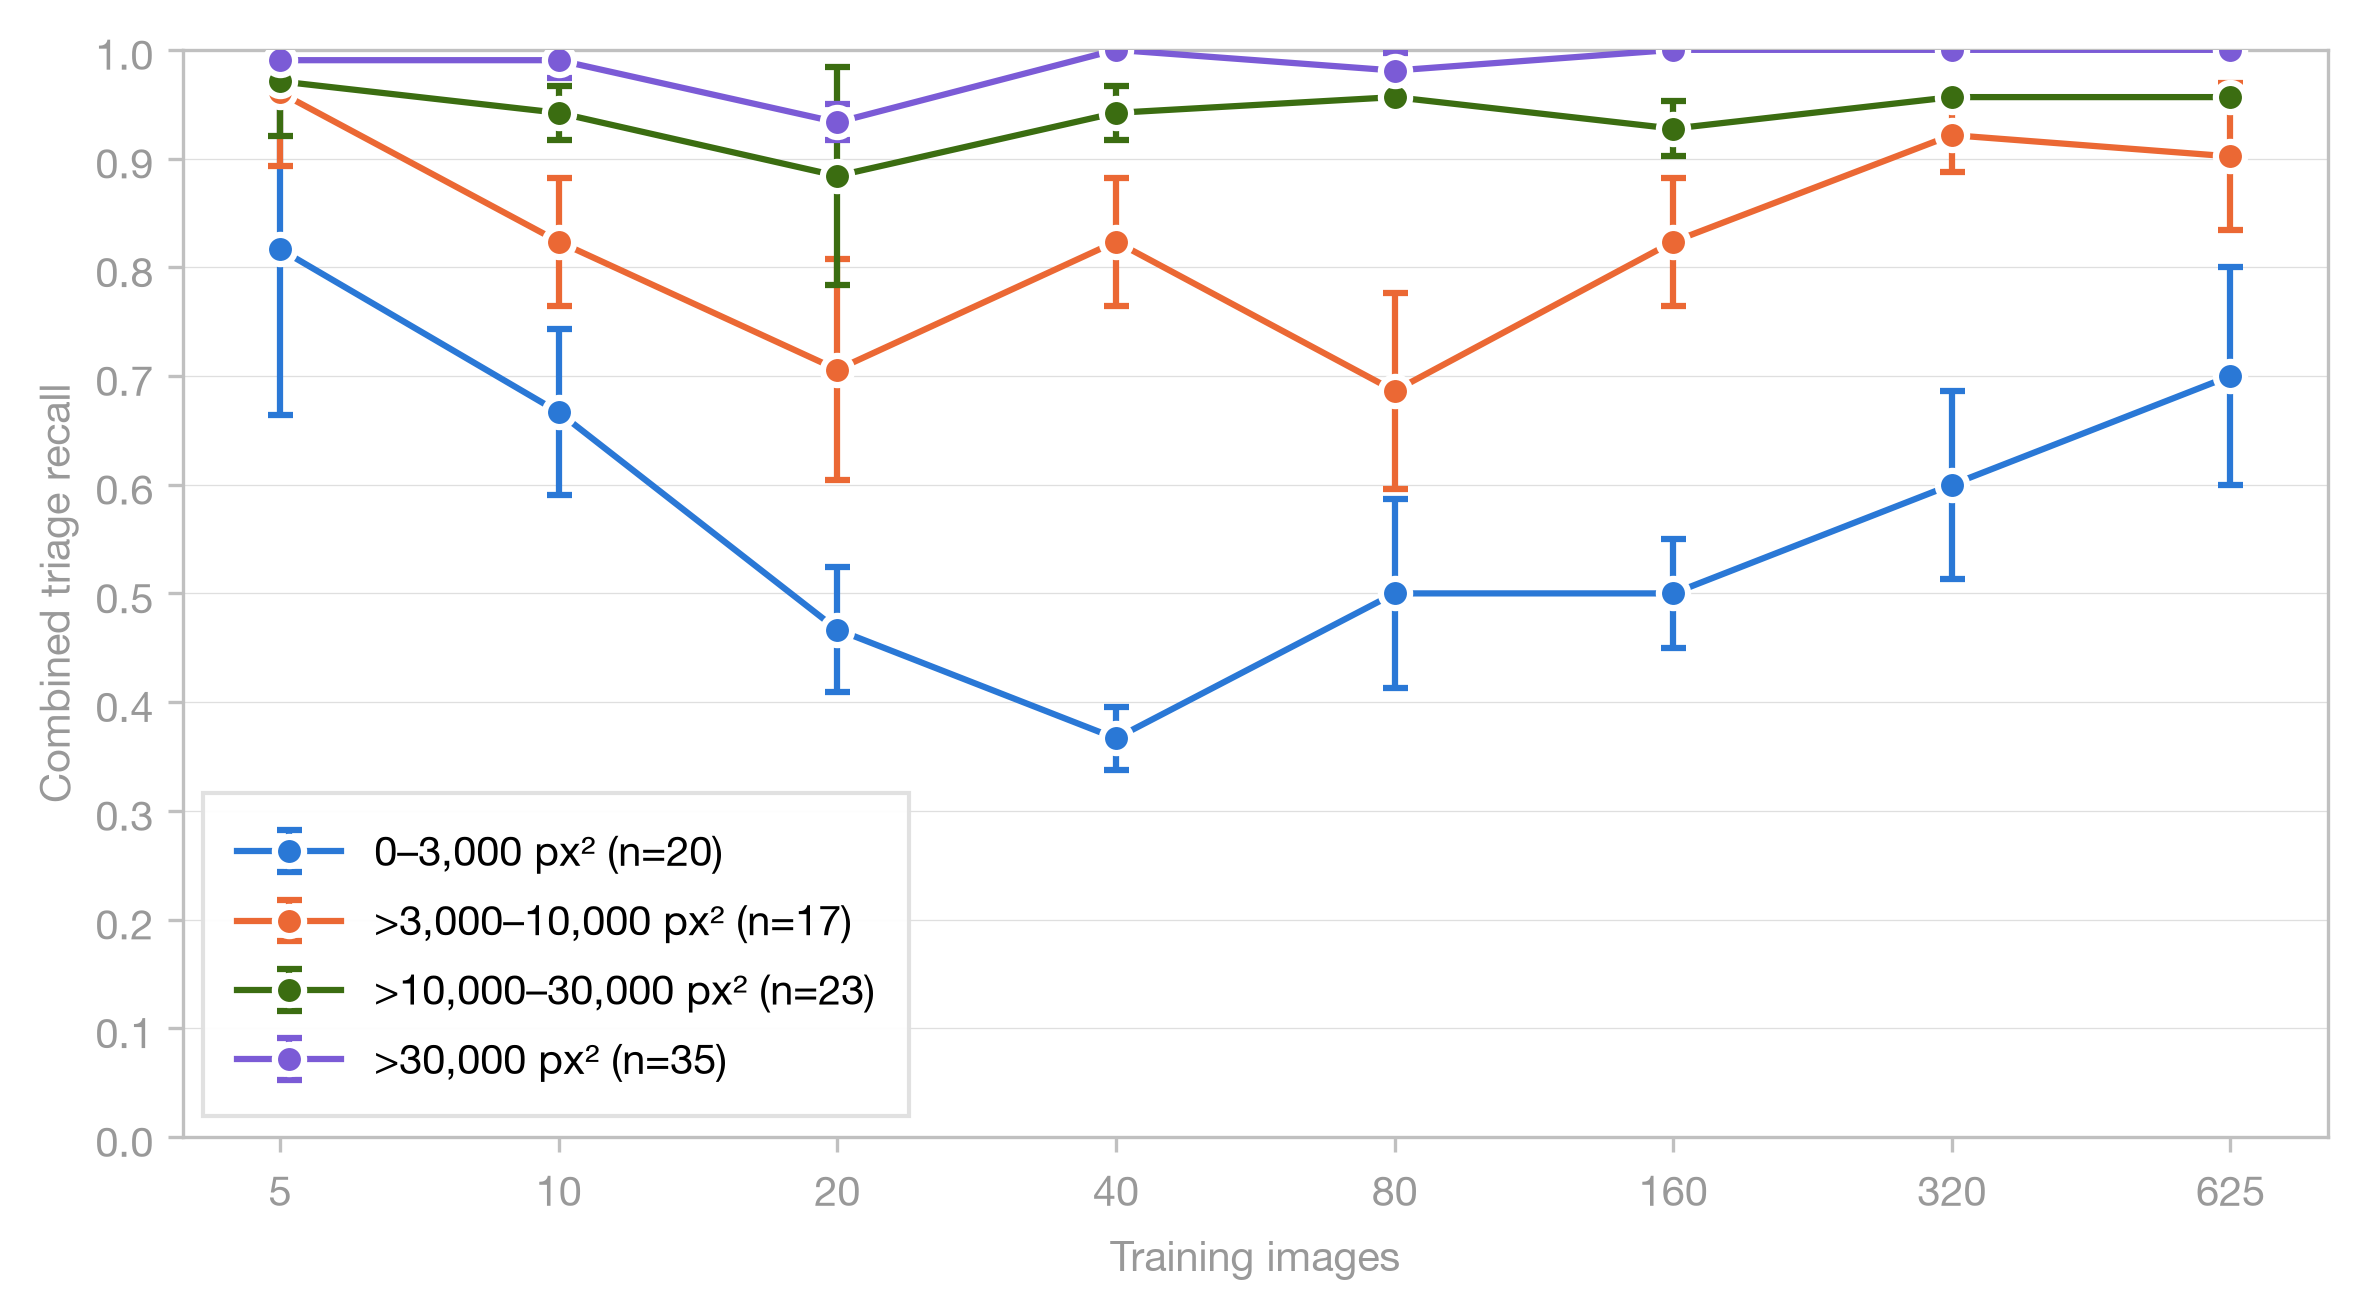

The Python source for this figure:
"""Case-level triage detection by training size and ground-truth mass area.

Uses canonical data-scaling test predictions at final checkpoints. Outputs
terminal tables, Markdown, JSON, PNG, and PDF with mean ± sample SD across seeds.

Run from the project root:
    python analysis/data_scaling/evaluate_mass_size_vs_detection/evaluate_mass_size_vs_detection_triage.py
"""

import json
import sys
from collections import defaultdict
from pathlib import Path
from statistics import mean, stdev

import matplotlib
matplotlib.use("Agg")
import matplotlib.pyplot as plt
import matplotlib.ticker as ticker

SCRIPT_DIR = Path(__file__).resolve().parent
PROJECT_ROOT = SCRIPT_DIR.parents[2]
if str(PROJECT_ROOT) not in sys.path:
    sys.path.insert(0, str(PROJECT_ROOT))

from analysis.predictions_dataset.constants import MIN_PRED_AREA_FRACTION
from analysis.predictions_dataset.load_predictions_dataset import (
    DatasetValidationError,
    load_predictions_dataset,
)

FLAG_FIELD = "triage_detection_flag"
NORMAL_FLAG_FIELD = "triage_detection_flag"
OUT_BASE = "evaluate_mass_size_vs_detection_triage"
TITLE = "Case-level triage-based detection by training size and mass size"
DEFINITION = (
    "A mass-present case is detected if the model predicts any retained mass "
    "anywhere on the image. No overlap or localization is required; "
    "an IoU threshold does not apply."
)
DEFINITION_METADATA = {"triage_definition": "any retained mass (no overlap required)"}
DETECTION_LABEL = "Triage Detection"
Y_LABEL = "Combined triage recall"
NOISE_FLOOR = f"{MIN_PRED_AREA_FRACTION * 100:g}% of image area"
EXPERIMENT_NAME = "data_scaling"
EVALUATION_SPLIT = "test"
CHECKPOINT = "final"
SEEDS = [42, 43, 44]
SIZES = [5, 10, 20, 40, 80, 160, 320, 625]
GROUPS = [("All masses", "combined"), ("Malignant masses", "malignant"), ("Benign masses", "benign")]
MASS_BINS = [
    ("0–3,000 px²", 0, 3001),
    (">3,000–10,000 px²", 3001, 10001),
    (">10,000–30,000 px²", 10001, 30001),
    (">30,000 px²", 30001, None),
]
BIN_COLORS = ["#2a78d6", "#eb6834", "#3b6d11", "#7B5BD6"]

plt.rcParams.update({
    "font.family": "sans-serif",
    "font.sans-serif": ["Helvetica Neue", "Helvetica", "Arial", "sans-serif"],
    "font.size": 10,
    "font.weight": "400",
    "axes.labelsize": 10,
    "axes.labelcolor": "#999999",
    "xtick.labelsize": 10,
    "ytick.labelsize": 10,
    "xtick.color": "#999999",
    "ytick.color": "#999999",
    "legend.fontsize": 10,
    "legend.framealpha": 0.95,
    "legend.edgecolor": "#e0e0e0",
    "grid.linewidth": 0.3,
    "grid.alpha": 0.4,
    "figure.facecolor": "white",
    "axes.facecolor": "white",
    "axes.spines.top": True,
    "axes.spines.right": True,
})


def select_runs(rows):
    runs = defaultdict(list)
    for row in rows:
        if (
            row.experiment_name == EXPERIMENT_NAME
            and row.evaluation_split == EVALUATION_SPLIT
            and row.checkpoint == CHECKPOINT
            and row.training_set_size in SIZES
            and row.seed in SEEDS
        ):
            runs[row.training_set_size, row.seed].append(row)

    reference_cases = None
    for size in SIZES:
        for seed in SEEDS:
            run = runs[size, seed]
            if not run:
                raise DatasetValidationError(f"Missing scaling run: size={size}, seed={seed}")
            if len({row.configuration_id for row in run}) != 1:
                raise DatasetValidationError(f"Multiple configurations: size={size}, seed={seed}")
            cases = {
                row.image_id: (
                    row.pathology, row.mass_present, row.ground_truth_mass_area_px,
                    row.image_height_px, row.image_width_px, row.reference_path,
                    row.original_data_path, row.evaluation_unit,
                )
                for row in run
            }
            if len(cases) != len(run):
                raise DatasetValidationError(f"Duplicate cases: size={size}, seed={seed}")
            if reference_cases is None:
                reference_cases = cases
            if cases != reference_cases:
                raise DatasetValidationError(f"Test cases differ: size={size}, seed={seed}")
            for row in run:
                if row.pathology in ("malignant", "benign"):
                    if (not row.mass_present or row.ground_truth_mass_area_px <= 0
                            or not isinstance(getattr(row, FLAG_FIELD), bool)):
                        raise DatasetValidationError(f"Invalid mass case: {row.image_id}")
                elif row.pathology == "normal":
                    if (row.mass_present or row.ground_truth_mass_area_px != 0
                            or not isinstance(getattr(row, NORMAL_FLAG_FIELD), bool)):
                        raise DatasetValidationError(f"Invalid normal case: {row.image_id}")
                else:
                    raise DatasetValidationError(f"Unknown pathology: {row.pathology}")
    return runs


def mass_cases_in_bin(rows, positive_class, low, high):
    return [
        row for row in rows
        if row.mass_present
        and (positive_class == "combined" or row.pathology == positive_class)
        and row.ground_truth_mass_area_px >= low
        and (high is None or row.ground_truth_mass_area_px < high)
    ]


def evaluate_bin(rows, positive_class, low, high):
    positives = mass_cases_in_bin(rows, positive_class, low, high)
    normal_cases = [row for row in rows if row.pathology == "normal"]
    if not positives or not normal_cases:
        raise DatasetValidationError(
            f"Missing mass-bin or normal cases: group={positive_class}, bin=[{low}, {high})"
        )
    return (
        mean(getattr(row, FLAG_FIELD) for row in positives),
        mean(getattr(row, NORMAL_FLAG_FIELD) for row in normal_cases),
    )


def summarize_sizes_by_bin(runs, positive_class):
    result = {}
    for label, low, high in MASS_BINS:
        metrics = {
            "Detection": {"mean": [], "std": []},
            "False positive rate": {"mean": [], "std": []},
        }
        for size in SIZES:
            values = [evaluate_bin(runs[size, seed], positive_class, low, high) for seed in SEEDS]
            for metric, per_seed in zip(metrics.values(), zip(*values)):
                metric["mean"].append(mean(per_seed))
                metric["std"].append(stdev(per_seed))
        result[label] = metrics
    return result


def fmt(metric, index):
    return f"{metric['mean'][index]:.3f} ± {metric['std'][index]:.3f}"


def main():
    data = load_predictions_dataset()
    runs = select_runs(data.rows)
    stats = {group: summarize_sizes_by_bin(runs, group) for _, group in GROUPS}
    reference_rows = runs[SIZES[0], SEEDS[0]]
    bin_counts = {
        group: {
            label: len(mass_cases_in_bin(reference_rows, group, low, high))
            for label, low, high in MASS_BINS
        }
        for _, group in GROUPS
    }
    description = (
        "Data-scaling test runs: seeds 42/43/44, final checkpoints, "
        f"training sizes {', '.join(map(str, SIZES))}. Noise floor {NOISE_FLOOR}. "
        "Mass-present cases split by ground_truth_mass_area_px into four bins. "
        "Values are mean ± sample SD across seeds."
    )
    payload = {
        "title": TITLE,
        "description": description,
        "noise_floor": NOISE_FLOOR,
        **DEFINITION_METADATA,
        "mass_bins": [{"label": label, "low": low, "high": high} for label, low, high in MASS_BINS],
        "bin_counts": bin_counts,
        "dataset_snapshot_id": data.snapshot_id,
        "experiment_name": EXPERIMENT_NAME,
        "evaluation_split": EVALUATION_SPLIT,
        "checkpoint": CHECKPOINT,
        "seeds": SEEDS,
        "training_set_sizes": SIZES,
        **stats,
    }
    (SCRIPT_DIR / f"{OUT_BASE}.json").write_text(
        json.dumps(payload, indent=2, allow_nan=False) + "\n", encoding="utf-8"
    )
    lines = [
        f"# {TITLE}", "", description, "",
        f"Dataset snapshot: `{data.snapshot_id}`.", "", DEFINITION, "",
        "Area-bin lower bounds are inclusive and upper bounds exclusive: "
        "[0, 3001), [3001, 10001), [10001, 30001), [30001, ∞) pixels².", "",
        "False-positive rates use all normal cases, not mass-size bins, and are "
        "identical across bins and pathology groups at each training size. "
        "A normal case with any retained predicted mass component is a false alarm.", "",
        "The plot shows combined recall for each mass-size bin; error bars are "
        "sample SD across the three seeds. Training sizes are equally spaced.", "",
    ]
    for title, group in GROUPS:
        lines.extend([f"## {title}", ""])
        for label, _, _ in MASS_BINS:
            metrics = stats[group][label]
            lines.extend([
                f"### {label} (n={bin_counts[group][label]})", "",
                f"| Training size | {DETECTION_LABEL} | Normal cases FP rate |",
                "|--------------:|----------:|---------------------:|",
            ])
            for index, size in enumerate(SIZES):
                lines.append(
                    f"| {size} | {fmt(metrics['Detection'], index)} | "
                    f"{fmt(metrics['False positive rate'], index)} |"
                )
            lines.append("")
    report = "\n".join(lines)
    (SCRIPT_DIR / f"{OUT_BASE}.md").write_text(report, encoding="utf-8")
    print(report)

    fig, ax = plt.subplots(figsize=(8, 4.5))
    positions = list(range(len(SIZES)))
    for (label, _, _), color in zip(MASS_BINS, BIN_COLORS):
        metric = stats["combined"][label]["Detection"]
        ax.errorbar(
            positions, metric["mean"], yerr=metric["std"], fmt="-o", color=color,
            label=f"{label} (n={bin_counts['combined'][label]})",
            markersize=7, linewidth=1.5, capsize=3,
            markeredgecolor="white", markeredgewidth=1.5, zorder=3,
        )
    ax.set_xlabel("Training images")
    ax.set_ylabel(Y_LABEL)
    ax.set_xticks(positions, labels=SIZES)
    ax.set_ylim(0, 1.0)
    ax.set_yticks([value / 10 for value in range(11)])
    ax.yaxis.set_major_formatter(ticker.FormatStrFormatter("%.1f"))
    ax.grid(True, axis="y", linewidth=0.3, alpha=0.4)
    ax.grid(False, axis="x")
    for spine in ax.spines.values():
        spine.set_color("#c0c0c0")
    ax.tick_params(axis="both", which="both", color="#c0c0c0", labelcolor="#999999")
    ax.legend(loc="best", frameon=True, fancybox=False, borderpad=0.8, handlelength=2.5)
    fig.tight_layout(pad=1.2)
    for extension in ("pdf", "png"):
        output_path = SCRIPT_DIR / f"{OUT_BASE}.{extension}"
        metadata = {"CreationDate": None} if extension == "pdf" else None
        fig.savefig(output_path, dpi=300, bbox_inches="tight", metadata=metadata)
        print(f"Wrote {output_path}")
    plt.close(fig)


if __name__ == "__main__":
    main()
